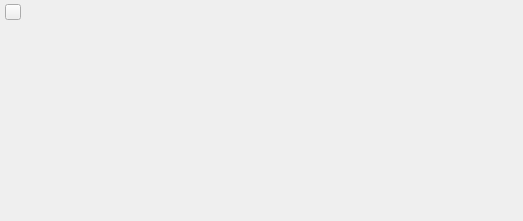
<?xml version="1.0" encoding="UTF-8"?>
<ui version="4.0">
 <class>CustomWindow</class>
 <widget class="QWidget" name="CustomWindow">
  <property name="geometry">
   <rect>
    <x>0</x>
    <y>0</y>
    <width>523</width>
    <height>221</height>
   </rect>
  </property>
  <property name="windowTitle">
   <string>MainWindow</string>
  </property>
  <layout class="QVBoxLayout" name="verticalLayout">
   <property name="spacing">
    <number>0</number>
   </property>
   <property name="leftMargin">
    <number>0</number>
   </property>
   <property name="topMargin">
    <number>1</number>
   </property>
   <property name="rightMargin">
    <number>0</number>
   </property>
   <property name="bottomMargin">
    <number>0</number>
   </property>
   <item>
    <widget class="QWidget" name="titleBar" native="true">
     <property name="minimumSize">
      <size>
       <width>0</width>
       <height>23</height>
      </size>
     </property>
     <property name="maximumSize">
      <size>
       <width>16777215</width>
       <height>23</height>
      </size>
     </property>
     <layout class="QHBoxLayout" name="horizontalLayout">
      <property name="spacing">
       <number>4</number>
      </property>
      <property name="leftMargin">
       <number>5</number>
      </property>
      <property name="topMargin">
       <number>0</number>
      </property>
      <property name="rightMargin">
       <number>1</number>
      </property>
      <property name="bottomMargin">
       <number>0</number>
      </property>
      <item>
       <widget class="QToolButton" name="tbMenu">
        <property name="minimumSize">
         <size>
          <width>16</width>
          <height>16</height>
         </size>
        </property>
        <property name="maximumSize">
         <size>
          <width>16</width>
          <height>16</height>
         </size>
        </property>
        <property name="iconSize">
         <size>
          <width>16</width>
          <height>16</height>
         </size>
        </property>
        <property name="popupMode">
         <enum>QToolButton::InstantPopup</enum>
        </property>
       </widget>
      </item>
      <item>
       <spacer name="horizontalSpacer">
        <property name="orientation">
         <enum>Qt::Horizontal</enum>
        </property>
        <property name="sizeType">
         <enum>QSizePolicy::Fixed</enum>
        </property>
        <property name="sizeHint" stdset="0">
         <size>
          <width>15</width>
          <height>1</height>
         </size>
        </property>
       </spacer>
      </item>
      <item>
       <widget class="QLabel" name="LTitle">
        <property name="minimumSize">
         <size>
          <width>100</width>
          <height>22</height>
         </size>
        </property>
        <property name="maximumSize">
         <size>
          <width>16777215</width>
          <height>22</height>
         </size>
        </property>
       </widget>
      </item>
      <item>
       <spacer name="horizontalSpacer_2">
        <property name="orientation">
         <enum>Qt::Horizontal</enum>
        </property>
        <property name="sizeType">
         <enum>QSizePolicy::Minimum</enum>
        </property>
        <property name="sizeHint" stdset="0">
         <size>
          <width>134</width>
          <height>20</height>
         </size>
        </property>
       </spacer>
      </item>
      <item>
       <widget class="QPushButton" name="pbMin">
        <property name="minimumSize">
         <size>
          <width>22</width>
          <height>22</height>
         </size>
        </property>
        <property name="maximumSize">
         <size>
          <width>22</width>
          <height>22</height>
         </size>
        </property>
        <property name="icon">
         <iconset resource="CustomWindow.qrc">
          <normaloff>:/ui/images/app_min.png</normaloff>:/ui/images/app_min.png</iconset>
        </property>
        <property name="iconSize">
         <size>
          <width>22</width>
          <height>22</height>
         </size>
        </property>
        <property name="flat">
         <bool>true</bool>
        </property>
       </widget>
      </item>
      <item>
       <widget class="QPushButton" name="pbMax">
        <property name="minimumSize">
         <size>
          <width>22</width>
          <height>22</height>
         </size>
        </property>
        <property name="maximumSize">
         <size>
          <width>22</width>
          <height>22</height>
         </size>
        </property>
        <property name="icon">
         <iconset resource="CustomWindow.qrc">
          <normaloff>:/ui/images/app_max.png</normaloff>:/ui/images/app_max.png</iconset>
        </property>
        <property name="iconSize">
         <size>
          <width>22</width>
          <height>22</height>
         </size>
        </property>
        <property name="flat">
         <bool>true</bool>
        </property>
       </widget>
      </item>
      <item>
       <widget class="QPushButton" name="pbClose">
        <property name="minimumSize">
         <size>
          <width>22</width>
          <height>22</height>
         </size>
        </property>
        <property name="maximumSize">
         <size>
          <width>22</width>
          <height>22</height>
         </size>
        </property>
        <property name="icon">
         <iconset resource="CustomWindow.qrc">
          <normaloff>:/ui/images/app_close.png</normaloff>:/ui/images/app_close.png</iconset>
        </property>
        <property name="iconSize">
         <size>
          <width>22</width>
          <height>22</height>
         </size>
        </property>
        <property name="flat">
         <bool>true</bool>
        </property>
       </widget>
      </item>
     </layout>
    </widget>
   </item>
   <item>
    <widget class="QWidget" name="centralWidget" native="true"/>
   </item>
  </layout>
  <action name="actionClose">
   <property name="text">
    <string>Close</string>
   </property>
   <property name="shortcut">
    <string>Ctrl+Q</string>
   </property>
  </action>
 </widget>
 <layoutdefault spacing="6" margin="11"/>
 <resources>
  <include location="CustomWindow.qrc"/>
 </resources>
 <connections>
  <connection>
   <sender>actionClose</sender>
   <signal>triggered()</signal>
   <receiver>CustomWindow</receiver>
   <slot>close()</slot>
   <hints>
    <hint type="sourcelabel">
     <x>-1</x>
     <y>-1</y>
    </hint>
    <hint type="destinationlabel">
     <x>69</x>
     <y>61</y>
    </hint>
   </hints>
  </connection>
 </connections>
</ui>
